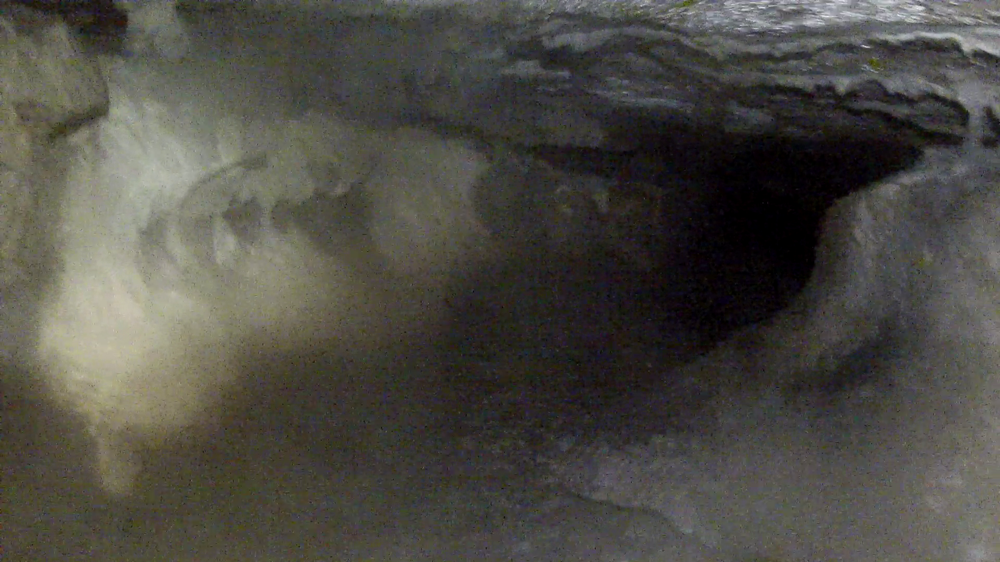
#> input picture python/6.png, 1000 x 562 px, shrunk from 1920 x 1080 before the run
$ python fm.py
#> lines starting #> are read from the running program, lines starting #| are printed output that depends on the picture; after the words box and inside, x2 and y2 are one past the last pixel; in counts of white or black regions, pixels touching at a corner belong together
import numpy as np
import cv2 as cv
from matplotlib import pyplot as plt
MIN_MATCH_COUNT = 10
img1 = cv.imread('6.png',0)          # queryImage
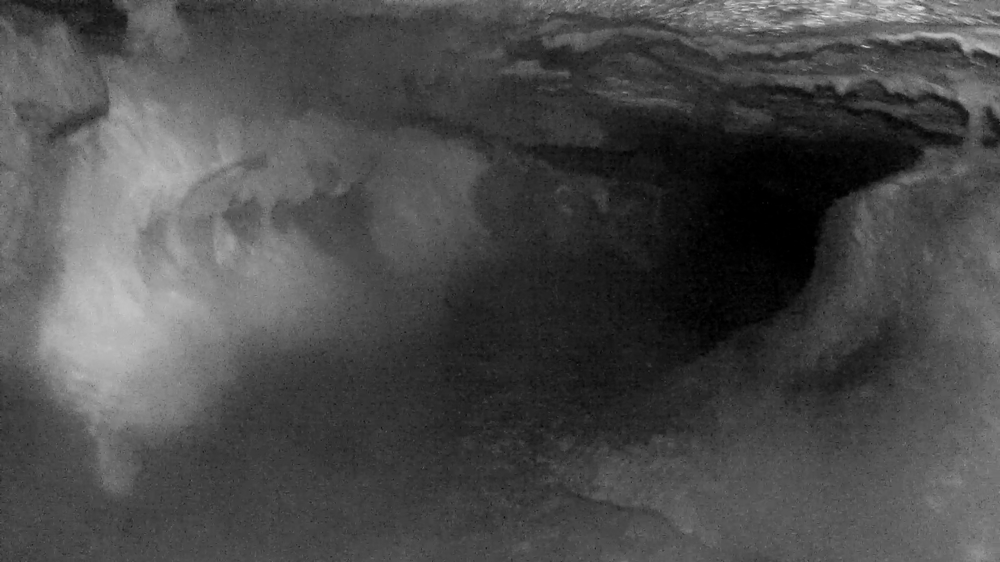
#> img1: shape (562, 1000); min 0, max 237, mean 74.2
img2 = cv.imread('5.png',0) # trainImage
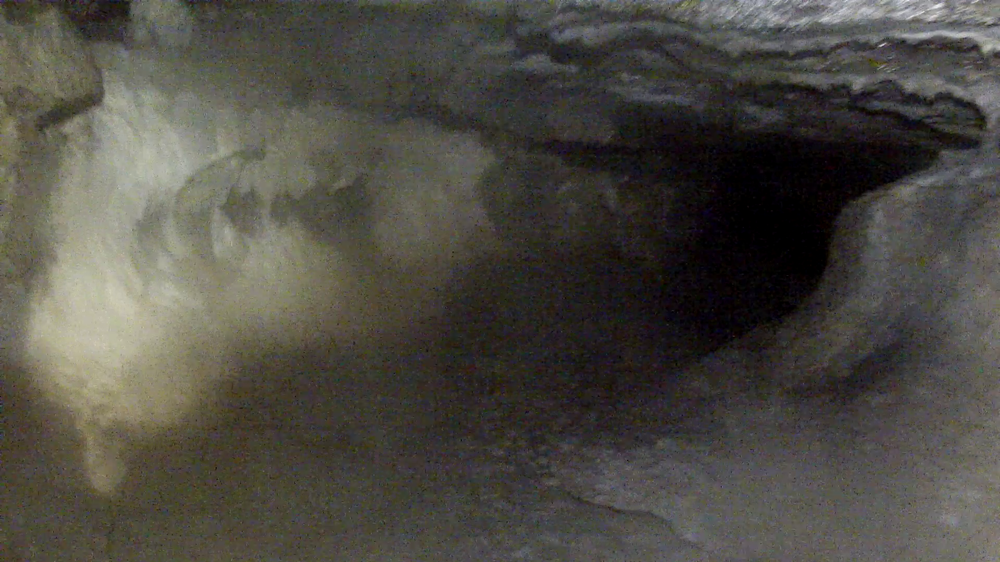
#> input picture python/5.png, 1000 x 562 px, shrunk from 1920 x 1080 before the run
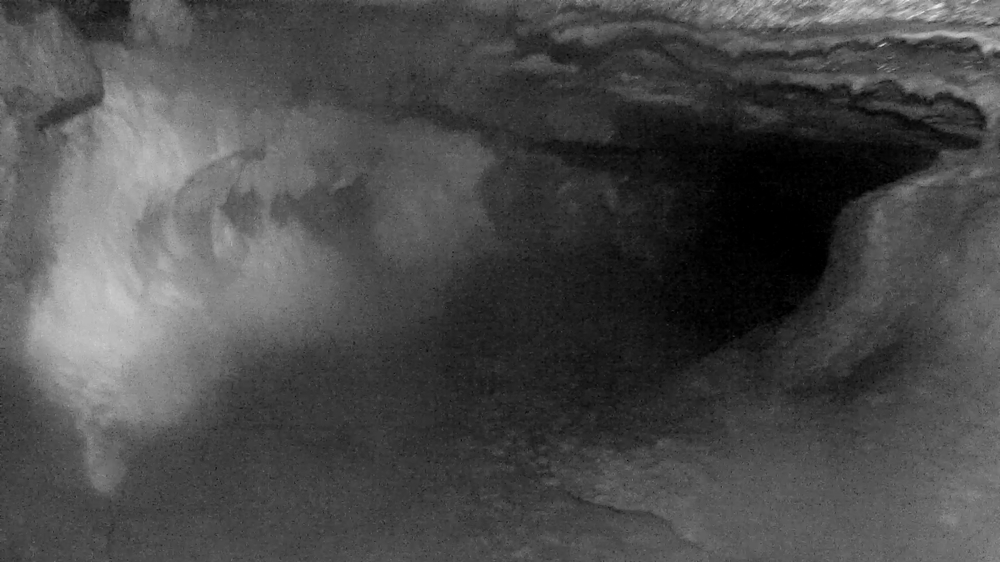
#> img2: shape (562, 1000); min 0, max 238, mean 74.1
# Initiate SIFT detector
sift = cv.SIFT_create()
# find the keypoints and descriptors with SIFT
kp1, des1 = sift.detectAndCompute(img1,None)
#> kp1 = 272 keypoints; strongest (x, y, size): (122, 332, 110.9), (921, 8, 3.1), (938, 36, 6.3), (732, 229, 186.6)
kp2, des2 = sift.detectAndCompute(img2,None)
#> kp2 = 236 keypoints; strongest (x, y, size): (112, 328, 106.9), (737, 230, 187.1), (987, 48, 6.8), (975, 47, 6.4)
FLANN_INDEX_KDTREE = 1
index_params = dict(algorithm = FLANN_INDEX_KDTREE, trees = 5)
search_params = dict(checks = 50)
flann = cv.FlannBasedMatcher(index_params, search_params)
matches = flann.knnMatch(des1,des2,k=2)
#> matches = 272 matches
# store all the good matches as per Lowe's ratio test.
good = []
for m,n in matches:
	if m.distance < 0.7*n.distance:
		good.append(m)
#> after the loop, good = 64 matches

if len(good)>MIN_MATCH_COUNT:
    src_pts = np.float32([ kp1[m.queryIdx].pt for m in good ]).reshape(-1,1,2)
#> src_pts = 64 rows, first 8: [53.53, 61.66], [77.83, 137.5], [95.83, 113.1], [113.8, 475.6], [121.9, 332.3], [151.7, 155.5], [151.8, 234.6], [151.8, 234.6]
    dst_pts = np.float32([ kp2[m.trainIdx].pt for m in good ]).reshape(-1,1,2)
#> dst_pts = 64 rows, first 8: [45.45, 56.78], [70.42, 126.3], [91.7, 99.34], [102, 474.2], [112.1, 328], [145.1, 144.7], [148.2, 226.2], [148.2, 226.2]
    M, mask = cv.findHomography(src_pts, dst_pts, cv.RANSAC,5.0)
#> M = [[1.04, -0.000511, -8.1], [0.0174, 1.03, -17.61], [6.7e-06, 3.15e-05, 1]]; mask = 64 values, max 1 at index 1, min 0 at index 0, mean 0.922
    matchesMask = mask.ravel().tolist()
#> matchesMask has the same summary as mask
    h,w = img1.shape
#> h = 562; w = 1000
    pts = np.float32([ [0,0],[0,h-1],[w-1,h-1],[w-1,0] ]).reshape(-1,1,2)
#> pts = [[0, 0], [0, 561], [999, 561], [999, 0]]
    dst = cv.perspectiveTransform(pts,M)
#> dst = [[-8.1, -17.61], [-8.25, 552.6], [1002.2, 566], [1020.1, -0.251]]
    img2 = cv.polylines(img2,[np.int32(dst)],True,255,3, cv.LINE_AA)
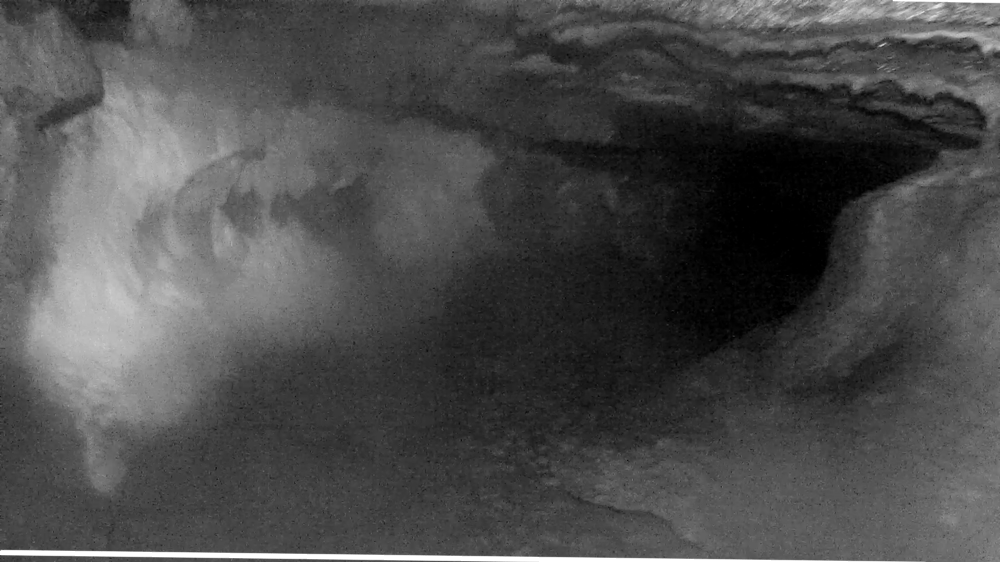
#> img2: shape (562, 1000); 0.96% of pixels changed, all inside (x1, y1, x2, y2) = (0, 0, 1000, 562)
    print(M)
#| [[ 1.03607361e+00 -5.11353896e-04 -8.10434096e+00]
#|  [ 1.73721983e-02  1.03390876e+00 -1.76077364e+01]
#|  [ 6.69882806e-06  3.15139723e-05  1.00000000e+00]]
else:
    print( "Not enough matches are found - {}/{}".format(len(good), MIN_MATCH_COUNT) )
    matchesMask = None

draw_params = dict(matchColor = (0,255,0), # draw matches in green color
                   singlePointColor = None,
                   matchesMask = matchesMask, # draw only inliers
                   flags = 2)
#> draw_params = 4 items
img3 = cv.drawMatches(img1,kp1,img2,kp2,good,None,**draw_params)
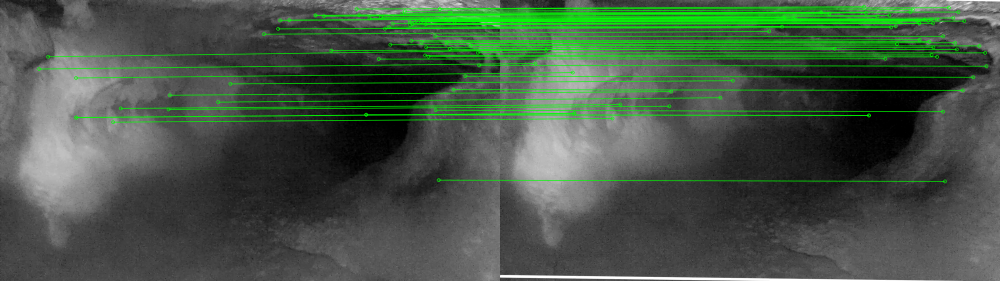
#> img3: shape (562, 2000, 3) (shown at 1/2 size); mean of channels 0, 1, 2 70, 86.1, 70; drawn as B, G, R
plt.imshow(img3, 'gray'),plt.show()
